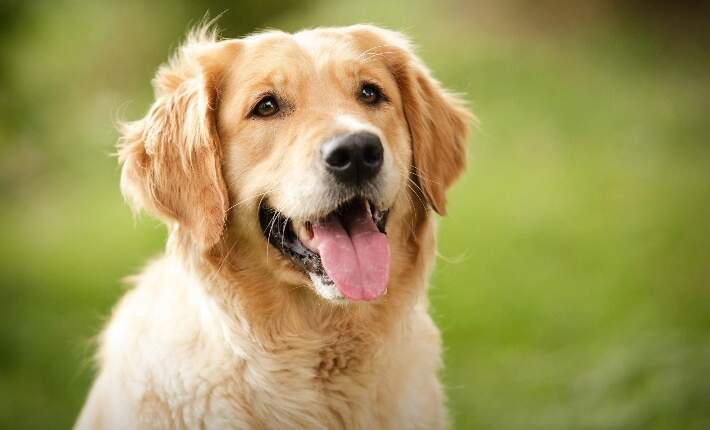
#> input picture dog.jpg, 710 x 430 px
$ python birlestir.py
#> lines starting #> are read from the running program, lines starting #| are printed output that depends on the picture
import cv2 as cv

img = cv.imread("dog.jpg")
#> img is the input picture: shape (430, 710, 3); mean B, G, R 89.5, 151.3, 160.4
img1 = cv.imread("graydog.jpg")
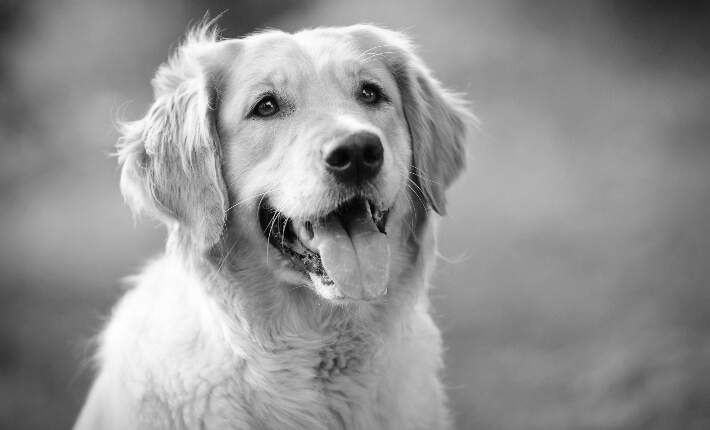
#> input picture graydog.jpg, 710 x 430 px
#> img1 is the input picture: shape (430, 710, 3); min 0, max 255, mean 147

combineh = cv.hconcat([img, img1])
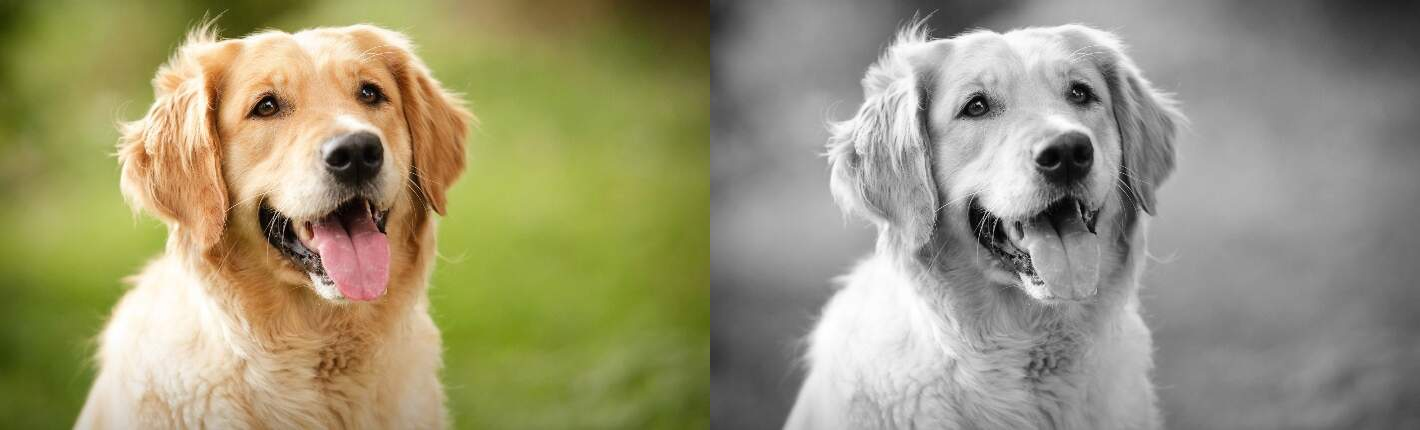
#> combineh: shape (430, 1420, 3); mean B, G, R 118.2, 149.1, 153.7
combinev = cv.vconcat([img, img1])
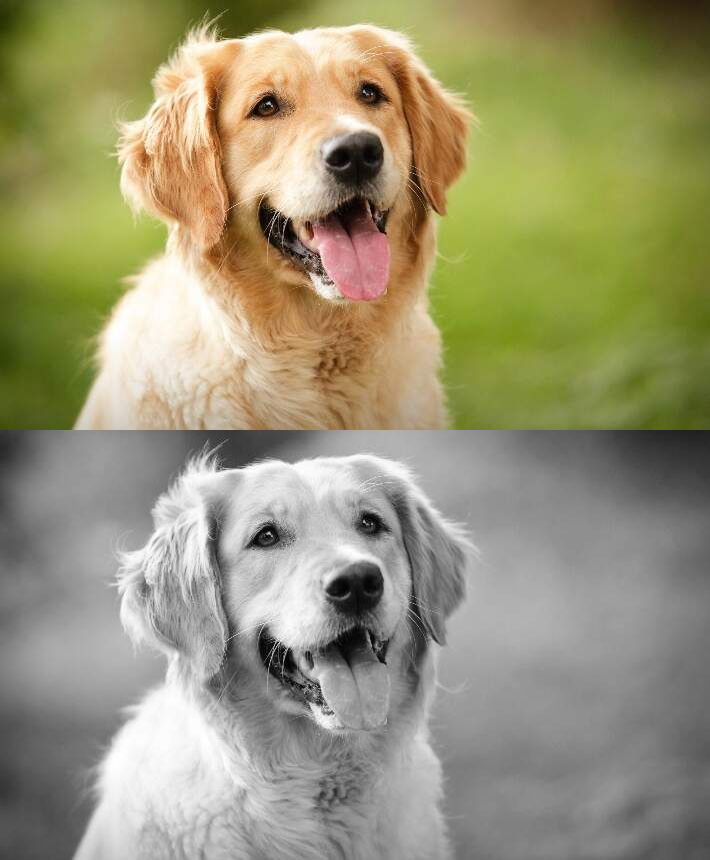
#> combinev: shape (860, 710, 3); mean B, G, R 118.2, 149.1, 153.7

cv.imshow("horizontal combine", combineh)
cv.imshow("vertical combine", combinev)

cv.waitKey(0)
cv.destroyAllWindows()
